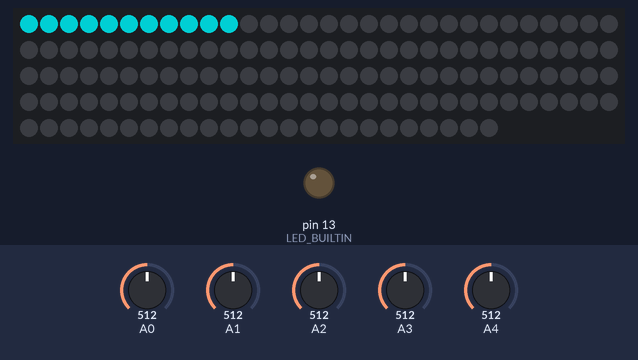
Bench run of a sketch on a simulated Arduino Uno, built with avr-gcc and run on an emulated ATmega328P. Shown: 144 RGB LEDs in strip order, left to right, continuing on the next row, output pins drawn as LEDs (lit = HIGH). Inputs (shaded band) come from the test bench; at power-on: A4 = 512, A0 = 512, A1 = 512, A2 = 512, A3 = 512. Dim RGB values are drawn brighter than linear; what the sketch prints to the serial monitor is not drawn.

Above: at 1.2 s.
1.3 s: A4 set to 716
2.9 s: A4 set to 992
4.5 s: A4 set to 306
Timing chart, 0 to 7.5 s (numbered marks = the images above; inputs shaded):
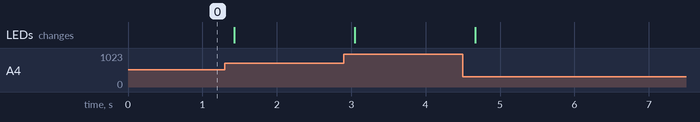

The sketch:

OpAmpSummingv3.ino
```cpp
#include <Adafruit_DotStar.h>
#include <SPI.h>         // COMMENT OUT THIS LINE FOR GEMMA OR TRINKET
#define NUMPIXELS 144 // Number of LEDs in strip

// Here's how to control the LEDs from any two pins:
#define DATAPIN    4
#define CLOCKPIN   5

Adafruit_DotStar strip = Adafruit_DotStar(
  NUMPIXELS, DATAPIN, CLOCKPIN, DOTSTAR_RGB);

void setup() {
  Serial.begin(9600);
  pinMode(LED_BUILTIN, OUTPUT);
  strip.begin(); // Initialize pins for output
  strip.show();  // Turn all LEDs off ASAP
}

void loop() {
 //0-200 blue->green
 //201-3ff green-> red
 uint8_t r,g,b;
 uint16_t temp0 = analogRead(A0);
 uint16_t temp1 = analogRead(A1);
 uint16_t temp2 = analogRead(A2);
 uint16_t temp3 = analogRead(A3);
 uint16_t temp4 = analogRead(A4);

 Serial.print("\ntemp0: ");
 Serial.print(temp0);
 Serial.print("\ttemp1: ");
 Serial.print(temp1);
 Serial.print("\ttemp2: ");
 Serial.print(temp2);
 Serial.print("\ttemp3: ");
 Serial.print(temp3);
 Serial.print("\tAvg: ");
 Serial.print(1023-temp4);
 uint16_t avg = 1023-temp4;
colormap(avg,&r,&g,&b);
// strip.setPixelColor(0,b,g,r);
// strip.show();
//setAllLeds(r,g,b);//use for setting all the LEDS on the strip
//setAllLeds(0,0,0);
setLedPortion(r,g,b,0);

}
//Sets each pixel to the color specified in the function call, then turns on the pixel to that color
void setAllLeds(uint8_t *r,uint8_t *g,uint8_t *b){
   for(int i = 0; i<NUMPIXELS; i++)
   strip.setPixelColor(i,b,g,r);
   strip.show();
}
//Sets portion of LEDS based on provided section
void setLedPortion(uint8_t *r,uint8_t *g,uint8_t *b, int n){
  //Each sensor has about 11 LEDS
  for(int i = n*11; i<11+(11*n);  i++)
  {
    strip.setPixelColor(i,b,g,r);
    strip.show();
  }
}

//colormap function to map the spectrum based on the provided temp input
void colormap(uint16_t i, uint8_t *r,uint8_t *g,uint8_t *b)
{
  uint8_t v;
if (i<300)
    {
      //b-g
      v=map(i,0,300,0,255);
                           //b,g,r
      //strip.setPixelColor(0,255-v,v,0);
      *r=0;
      *b=255-v;
      *g=v;
    }
    else //>301
    {
      //g-r
      v=map(i,301,440,0,255);
      // b,g,r
      *r=v;
      *b=0;
      *g=255-v;
    }
  //Serial.print("\t v: ");
  //Serial.print(v);
}
```
